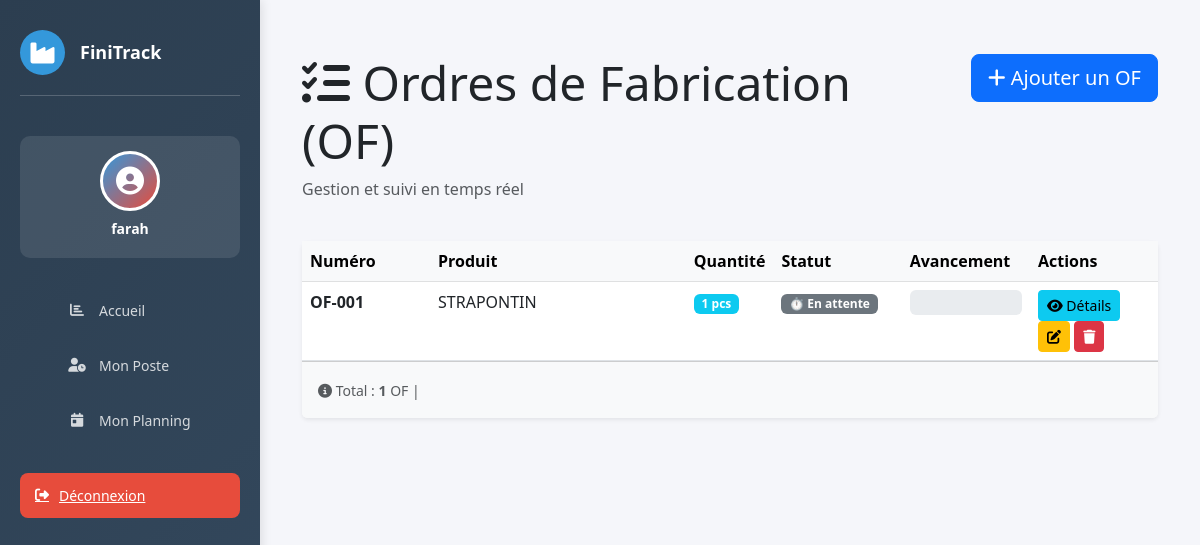
/of/ (signed in), run on the app's committed database.
### website/models.py (models this page shows, shortened)
class OrdreFabrication(models.Model):
    numero   = models.CharField(max_length=50, unique=True)
    produit  = models.CharField(max_length=200)
    quantite = models.PositiveIntegerField(default=1)
    @property
    def avancement(self):
        operations = self.operationof_set.all()
        total = operations.count()
        if total == 0:
            return 0
        terminees = 0
        for op in operations:
            if op.statut == 'termine':
                terminees += 1
        return round((terminees / total) * 100)

### website/views.py (the view)
# urls.py: path('of/', views.of_list, name='of_list'),
@login_required(login_url='home')
def of_list(request):
    ofs = OrdreFabrication.objects.all()
    context = {'ofs': ofs}
    return render(request, 'of/of_list.html', context)

### website/templates/of/of_list.html (shortened to what this page needs)
{% extends 'base.html' %}
{% load static %}
{% block content %}
<div class="container-fluid mt-4">
    <div class="row mb-4">
        <div class="col-md-8">
            <h1 class="display-5">
                <i class="fas fa-tasks"></i> Ordres de Fabrication (OF)
            </h1>
            <p class="text-muted">Gestion et suivi en temps réel</p>
        </div>
        <div class="col-md-4 text-end">
            <a href="{% url 'ajouter_of' %}" class="btn btn-primary btn-lg">
                <i class="fas fa-plus"></i> Ajouter un OF
            </a>
        </div>
    </div>
    <div class="card border-0 shadow-sm">
        <div class="card-body p-0">
            {% if ofs %}
                <div class="table-responsive">
                    <table class="table table-hover mb-0">
                        <thead class="table-light">
                            <tr>
                                <th style="width: 15%">Numéro</th>
                                <th style="width: 30%">Produit</th>
                                <th style="width: 10%">Quantité</th>
                                <th style="width: 15%">Statut</th>
                                <th style="width: 15%">Avancement</th>
                                <th style="width: 15%">Actions</th>
                            </tr>
                        </thead>
                        <tbody>
                            {% for of in ofs %}
                            <tr>
                                <td>
                                    <strong>{{ of.numero }}</strong>
                                </td>
                                <td>
                                    {{ of.produit }}
                                </td>
                                <td>
                                    <span class="badge bg-info">{{ of.quantite }} pcs</span>
                                </td>
                                <td>
                                    {% if of.avancement == 0 %}
                                        <span class="badge bg-secondary">⏱️ En attente</span>
                                    {% elif of.avancement == 100 %}
                                        <span class="badge bg-success">✅ Terminé</span>
                                    {% else %}
                                        <span class="badge bg-primary">⏳ En cours</span>
                                    {% endif %}
                                </td>
                                <td>
                                    <div class="progress" style="height: 25px;">
                                    </div>
                                </td>
                                <td>
                                    <a href="{% url 'of_detail' of.id %}"
                                       class="btn btn-sm btn-info"
                                       title="Voir le détail">
                                        <i class="fas fa-eye"></i> Détails
                                    </a>
                                    <a href="{% url 'modifier_of' of.id %}"
                                       class="btn btn-sm btn-warning"
                                       title="Modifier">
                                        <i class="fas fa-edit"></i>
                                    </a>
                                    <a href="{% url 'supprimer_of' of.id %}"
                                       class="btn btn-sm btn-danger"
                                       title="Supprimer"
                                       onclick="return confirm('Êtes-vous sûr ?');">
                                        <i class="fas fa-trash"></i>
                                    </a>
                                </td>
                            </tr>
                            {% endfor %}
                        </tbody>
                    </table>
                </div>
                <div class="card-footer bg-light p-3">
                    <small class="text-muted">
                        <i class="fas fa-info-circle"></i>
                        Total : <strong>{{ ofs.count }}</strong> OF |
                    </small>
                </div>
            {% endif %}
        </div>
    </div>
</div>
{% endblock %}

### website/templates/base.html (shortened to what this page needs)
{% load static %}
<!DOCTYPE html>
<html lang="fr">
<head>
    <link href="https://cdn.jsdelivr.net/npm/bootstrap@5.3.0/dist/css/bootstrap.min.css" rel="stylesheet">
    <link rel="stylesheet" href="https://cdnjs.cloudflare.com/ajax/libs/font-awesome/6.4.0/css/all.min.css">
</head>
<body>
    {% if user.is_authenticated %}
    <aside class="sidebar">
        <div class="sidebar-header">
            <div class="logo">
                <i class="fas fa-industry"></i>
            </div>
            <h3>FiniTrack</h3>
        </div>
        <div class="user-profile">
            <div class="user-avatar">
                <i class="fas fa-user-circle"></i>
            </div>
            <h6>{{ user.first_name|default:user.username }}</h6>
        </div>
        <ul class="sidebar-menu">
        {% if user.operateur_profil %}
             <li>
                <a href="{% url 'dashboard' %}">
                    <i class="fas fa-chart-bar"></i>
                    <span>Accueil </span>
                </a>
            </li>
            <li>
                <a href="{% url 'operateur_vue_simple' %}">
                    <i class="fas fa-user-clock"></i>
                    <span>Mon Poste</span>
                </a>
            </li>
            <li>
                <a href="{% url 'dashboard_operateur' operateur_id=user.operateur_profil.id %}">
                    <i class="fas fa-calendar-day"></i>
                    <span>Mon Planning</span>
                </a>
            </li>
        {% endif %}
        </ul>
        <a href="{% url 'logout' %}" class="logout-btn">
            <i class="fas fa-sign-out-alt"></i>
            <span>Déconnexion</span>
        </a>
    </aside>
    {% endif %}
    <div class="main-content">
        {% block content %}
        {% endblock %}
    </div>
</body>
</html>

### website/templates/base.html (style rules this page uses)
:root { --primary: #2c3e50; --secondary: #3498db; --danger: #e74c3c; --success: #27ae60; --warning: #f39c12; }
* { margin: 0; padding: 0; box-sizing: border-box; }
body { font-family: 'Segoe UI', Tahoma, Geneva, Verdana, sans-serif; background-color: #f5f6fa; }
.sidebar { position: fixed; top: 0; left: 0; height: 100vh; width: 260px; background: linear-gradient(135deg, var(--primary) 0%, #34495e 100%); color: white; padding: 30px 20px; overflow-y: auto; box-shadow: 2px 0 10px rgba(0,0,0,0.1); z-index: 1000; }
.sidebar-header { display: flex; align-items: center; gap: 15px; margin-bottom: 40px; padding-bottom: 20px; border-bottom: 1px solid rgba(255,255,255,0.2); }
.sidebar-header .logo { width: 45px; height: 45px; background: var(--secondary); border-radius: 50%; display: flex; align-items: center; justify-content: center; font-size: 24px; }
.sidebar-header h3 { font-size: 18px; font-weight: 700; margin: 0; }
.user-profile { background: rgba(255,255,255,0.1); padding: 15px; border-radius: 10px; margin-bottom: 30px; text-align: center; }
.user-avatar { width: 60px; height: 60px; background: linear-gradient(135deg, var(--secondary), var(--danger)); border-radius: 50%; margin: 0 auto 10px; display: flex; align-items: center; justify-content: center; font-size: 28px; border: 3px solid white; }
.user-profile h6 { margin: 10px 0 5px; font-weight: 600; font-size: 14px; }
.sidebar-menu { list-style: none; margin-bottom: 30px; }
.sidebar-menu li { margin-bottom: 10px; }
.sidebar-menu a { display: flex; align-items: center; gap: 12px; padding: 12px 15px; color: rgba(255,255,255,0.8); text-decoration: none; border-radius: 8px; transition: all 0.3s ease; font-size: 14px; }
.sidebar-menu i { width: 20px; text-align: center; }
.logout-btn { display: flex; align-items: center; gap: 10px; width: 100%; padding: 12px 15px; background: var(--danger); color: white; border: none; border-radius: 8px; cursor: pointer; font-size: 14px; transition: all 0.3s ease; text-align: left; }
.main-content { margin-left: 260px; padding: 30px; min-height: 100vh; }

### data on the page
OrdreFabrication: numero "OF-001", produit "STRAPONTIN", quantite "1", shows "⏱️ En attente"

### other printed values
{{ user.first_name|default:user.username }} "farah"
{{ ofs.count }} "1"
